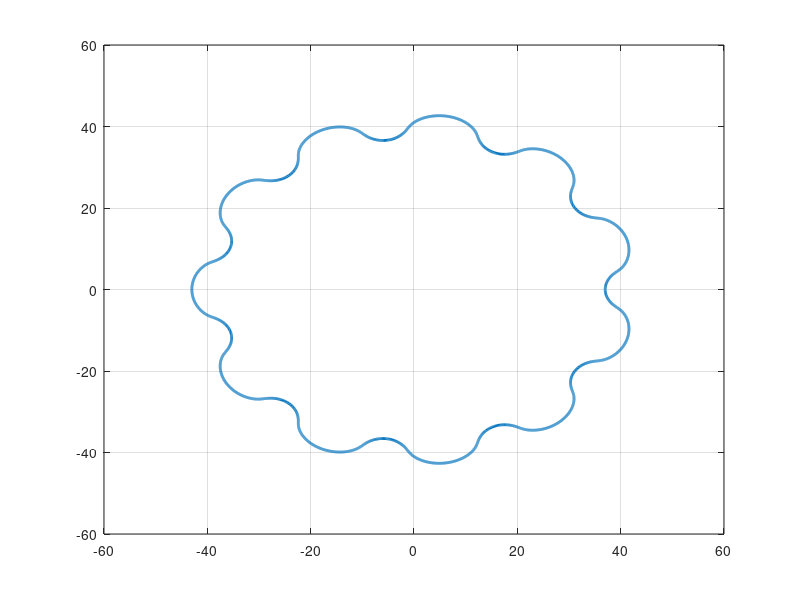

This chart was generated by the following MATLAB code:

% Cycloidal Disk tester


R=45; % Radius of the cycloidal drive 
Rr=5; % Radius of the roller pins
N=12; % Number of roller oins
E=3;  % Eccentricity of the disk


t = 0:0.001:2*pi; 
% Parametric equations for the cycloidal diks
X = (R * cos(t)) - (Rr * cos(t + atan(sin((1-N) * t) ./ ((R/(E*N)) - cos((1-N) * t) )))) - (E * cos(N * t));
Y = (-R * sin(t)) + (Rr * sin(t + atan(sin((1-N) * t) ./ ((R/(E*N)) - cos((1-N) * t) )))) + (E * sin(N * t));
figure;
plot(X, Y, 'LineWidth', 2);
grid on;